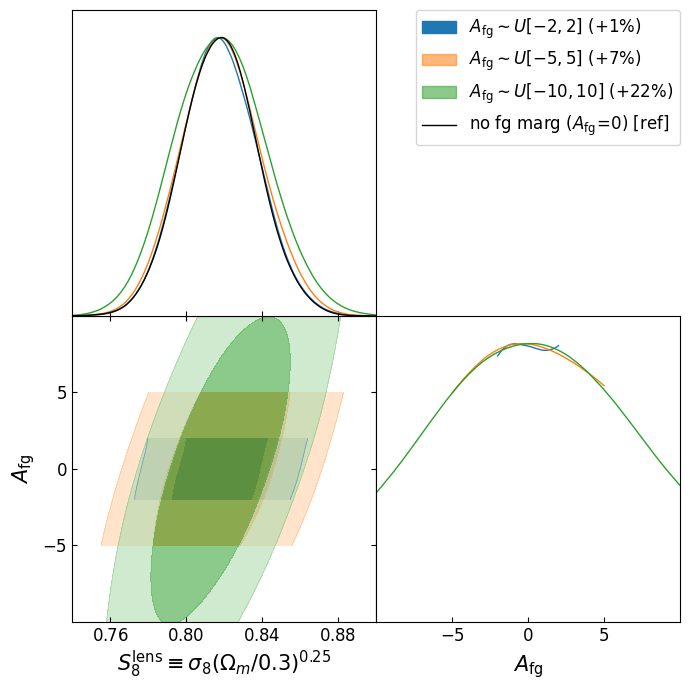

This figure's Python source:
import getdist.plots as gplt
from getdist import loadMCSamples
import matplotlib
matplotlib.use('Agg')

base = '/scratch/jiaqu/chains/fg_marg_test/'
# (root, legend label, contour color). Control has no A_fg (fg_marg=False).
# An A_fg run is listed first so getdist builds the param array from it; the
# control is skipped in the A_fg panels (no such parameter) but shown in S825.
runs = [
    ('afg_extended',     r'$A_{\rm fg}\sim U[-2,2]$',        '#1f77b4'),
    ('afg_extended_u5',  r'$A_{\rm fg}\sim U[-5,5]$',         '#ff7f0e'),
    ('afg_extended_u10', r'$A_{\rm fg}\sim U[-10,10]$',       '#2ca02c'),
    ('control_extended', r'no fg marg ($A_{\rm fg}\!=\!0$)', '#000000'),
]
samples, errs = [], []
for root, lab, _ in runs:
    s = loadMCSamples(base + root, settings={'ignore_rows': 0.3})
    s.paramNames.parWithName('S825').label = r'S_8^{\rm lens}\equiv\sigma_8(\Omega_m/0.3)^{0.25}'
    afg = s.paramNames.parWithName('A_fg')
    if afg is not None:
        afg.label = r'A_{\rm fg}'
    samples.append(s)
    errs.append(s.getMargeStats().parWithName('S825').err)

# Degradation in sigma(S8_lens) relative to the no-fg-marg control (last entry).
sig_ref = errs[-1]
legend_labels = []
for (root, lab, _), err in zip(runs, errs):
    if root == 'control_extended':
        legend_labels.append(lab + ' [ref]')
    else:
        legend_labels.append(lab + f' ($+{100*(err/sig_ref - 1):.0f}\\%$)')
    print(f'{lab:34s}  sigma(S8_lens) = {err:.4f}  {legend_labels[-1]}')

g = gplt.get_subplot_plotter(width_inch=7)
g.settings.legend_fontsize = 12
g.settings.axes_fontsize = 12
g.settings.axes_labelsize = 15
g.settings.alpha_filled_add = 0.55
g.triangle_plot(
    samples, ['S825', 'A_fg'],
    filled=True,
    legend_labels=legend_labels,
    legend_loc='upper right',
    contour_colors=[c for _, _, c in runs],
    param_limits={'A_fg': (-10, 10), 'S825': (0.74, 0.90)},
)
out = '/home/jiaqu/dr6plus_lenslike/notebooks/fg_marg_S825_Afg_triangle.png'
g.export(out)
print('wrote', out)
